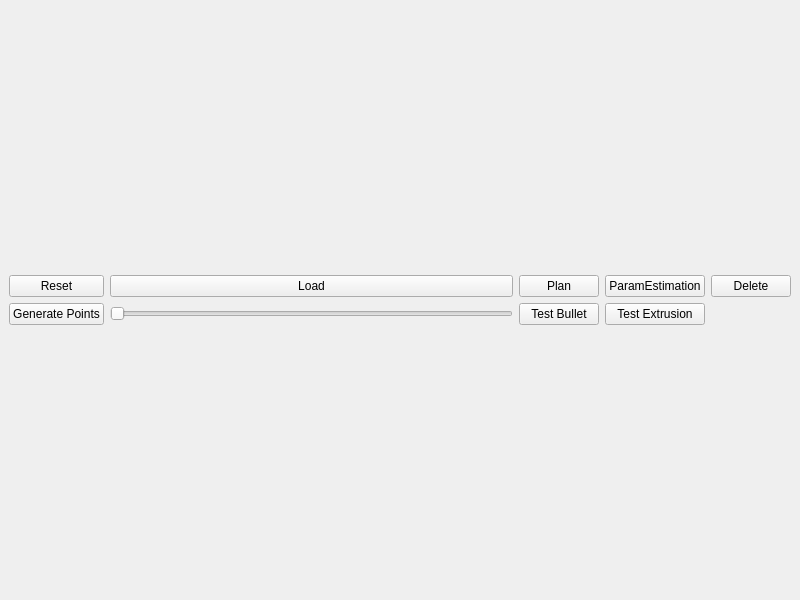
<?xml version="1.0" encoding="UTF-8"?>
<ui version="4.0">
 <class>MainWindow</class>
 <widget class="QMainWindow" name="MainWindow">
  <property name="geometry">
   <rect>
    <x>0</x>
    <y>0</y>
    <width>800</width>
    <height>600</height>
   </rect>
  </property>
  <property name="windowTitle">
   <string>MainWindow</string>
  </property>
  <widget class="QWidget" name="centralwidget">
   <layout class="QVBoxLayout" name="verticalLayout">
    <item>
     <layout class="QGridLayout" name="gridLayout">
      <item row="0" column="0">
       <widget class="QPushButton" name="resetButton">
        <property name="text">
         <string>Reset</string>
        </property>
       </widget>
      </item>
      <item row="0" column="4">
       <widget class="QPushButton" name="deleteButton">
        <property name="text">
         <string>Delete</string>
        </property>
       </widget>
      </item>
      <item row="0" column="1">
       <widget class="QPushButton" name="loadButton">
        <property name="text">
         <string>Load</string>
        </property>
       </widget>
      </item>
      <item row="0" column="2">
       <widget class="QPushButton" name="planButton">
        <property name="text">
         <string>Plan</string>
        </property>
       </widget>
      </item>
      <item row="0" column="3">
       <widget class="QPushButton" name="estimateButton">
        <property name="text">
         <string>ParamEstimation</string>
        </property>
       </widget>
      </item>
      <item row="1" column="0">
       <widget class="QPushButton" name="genButton">
        <property name="text">
         <string>Generate Points</string>
        </property>
       </widget>
      </item>
      <item row="1" column="1">
       <widget class="QSlider" name="sizeSlider">
        <property name="minimum">
         <number>1</number>
        </property>
        <property name="orientation">
         <enum>Qt::Horizontal</enum>
        </property>
       </widget>
      </item>
      <item row="1" column="2">
       <widget class="QPushButton" name="bulletButton">
        <property name="text">
         <string>Test Bullet</string>
        </property>
       </widget>
      </item>
      <item row="1" column="3">
       <widget class="QPushButton" name="extrButton">
        <property name="text">
         <string>Test Extrusion</string>
        </property>
       </widget>
      </item>
     </layout>
    </item>
   </layout>
  </widget>
 </widget>
 <resources/>
 <connections/>
</ui>
